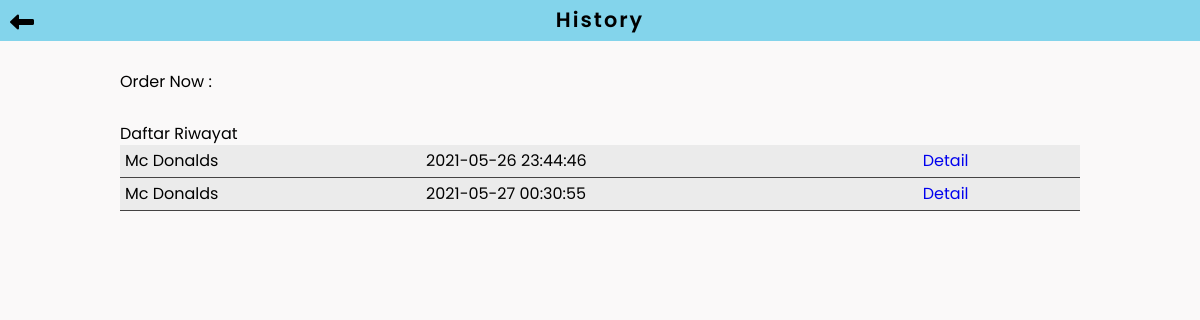
The page /customer/order/orders.php (signed in) on the database its author committed.
### tables this page shows
CREATE TABLE `orders` (
  `id` int(11) NOT NULL,
  `date_o` timestamp NOT NULL DEFAULT current_timestamp() ON UPDATE current_timestamp(),
  `total` int(11) NOT NULL,
  `id_customer` int(11) NOT NULL,
  `status` enum('bb','sb','ex','cc') NOT NULL,
  `id_cashier` int(11) NOT NULL,
  `req` enum('pd','rp') NOT NULL
);

### customer/order/orders.php (the view, shortened to what this page needs)
<?php
include '../../inc/koneksi.php';
if (isset($_SESSION["ses_id"])) {
  $b=$_SESSION["ses_id"];
}
 ?>
<!DOCTYPE html>
<html lang="en">
<head>
  <link rel="stylesheet" href="../../dist/css/style.css">
</head>
<body>
  <header class="head-profil">
    <a href="../store/stores.php"><i class="fas fa-long-arrow-alt-left" id="arrow"></i></a>
    <h2>History</h2>
  </header>
    <main>
      <div class="konten-history">
        <p>Order Now :</p>
      </div>
      <div class="konten-history">
        <p>Daftar Riwayat</p>
        <table>
          <?php
          $sql_cek="SELECT DISTINCT o.id, o.date_o, s.name
          FROM orders AS o
          RIGHT JOIN customer AS c ON o.id_customer=c.id
          LEFT JOIN detail_order AS do ON do.id_order=o.id
          LEFT JOIN products AS p ON p.id_p=do.id_product
          LEFT JOIN store AS s ON s.id=p.id_store
          WHERE o.status<>'bb' AND c.id=$b";
          $query_cek = mysqli_query($koneksi, $sql_cek);
          while($data_cek= mysqli_fetch_array($query_cek,MYSQLI_ASSOC)) :?>
          <tr>
            <td><?= $data_cek['name']; ?></td>
            <td><?= $data_cek['date_o']; ?></td>
            <td><a href="./detail.php?kode=<?= $data_cek['id']; ?>">Detail</a></td>
          </tr>
          <?php endwhile ?>
        </table>
      </div>
    </main>
</body>
</html>

### rows shown on the page
orders: name "Mc Donalds", date_o "2021-05-26 23:44:46"
orders: name "Mc Donalds", date_o "2021-05-27 00:30:55"
